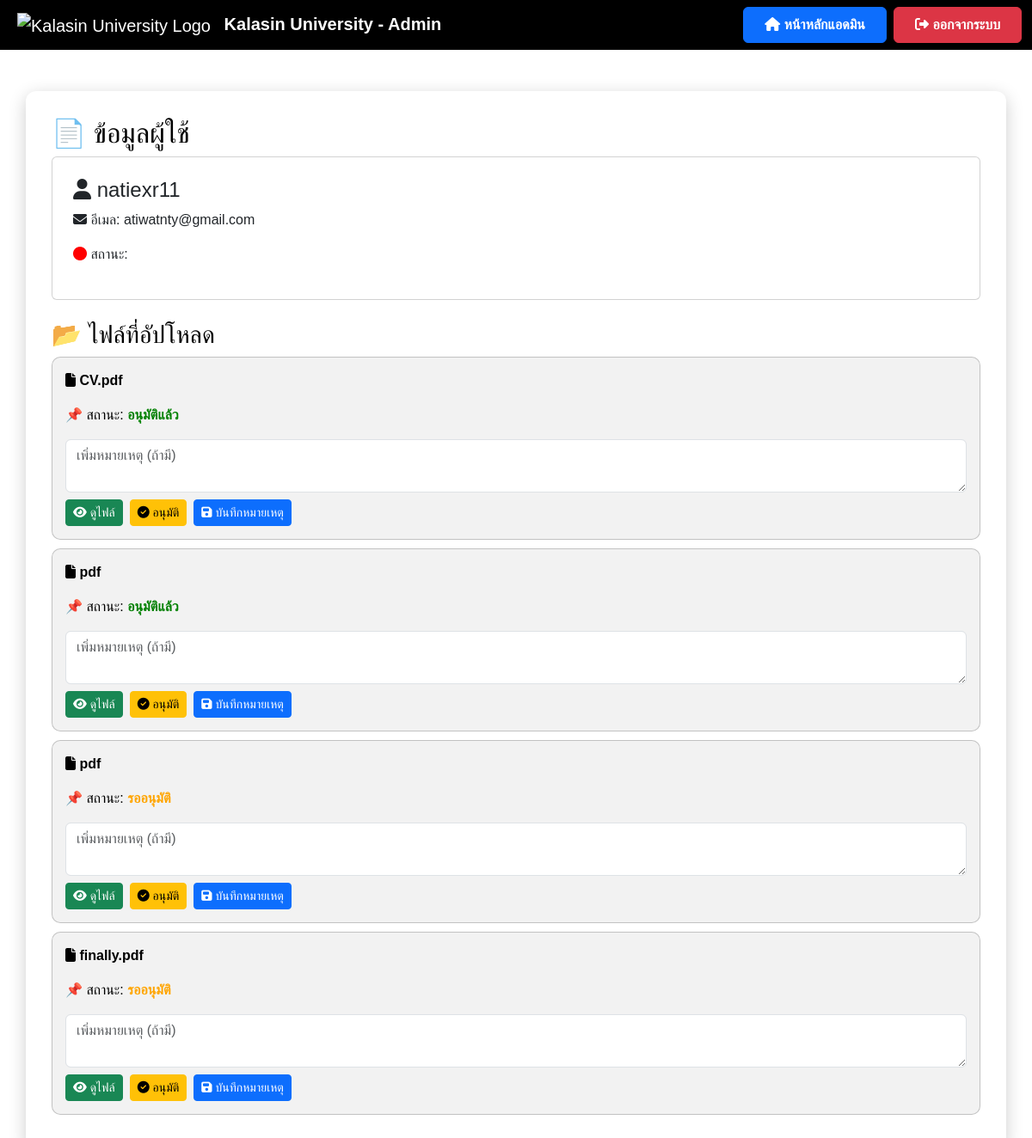
Page /view_user/1 on the committed database.
### app.py (models this page shows)
class User(db.Model):
    id = db.Column(db.Integer, primary_key=True)
    username = db.Column(db.String(100), unique=True, nullable=False)
    email = db.Column(db.String(150), unique=True, nullable=False)  # ✅ เพิ่ม email
    password = db.Column(db.String(200), nullable=False)
    role = db.Column(db.String(10), nullable=False, default='user')
    files = db.relationship('File', backref='user', lazy=True)

class File(db.Model):
    id = db.Column(db.Integer, primary_key=True)
    filename = db.Column(db.String(200), nullable=False)
    file_path = db.Column(db.String(500), nullable=False)
    user_id = db.Column(db.Integer, db.ForeignKey('user.id'), nullable=False)
    status = db.Column(db.String(50), default="รออนุมัติ")  # ✅ เพิ่มสถานะไฟล์

### app.py (the view)
@app.route('/view_user/<int:user_id>')
def view_user(user_id):
    user = User.query.get(user_id)
    if not user:
        flash("ไม่พบข้อมูลผู้ใช้", "danger")
        return redirect(url_for('manage_users'))  # ถ้าหาไม่เจอให้กลับไปหน้า manage_users
    files = File.query.filter_by(user_id=user.id).all()
    return render_template('view_user.html', user=user, files=files)

### templates/view_user.html (shortened to what this page needs)
<!DOCTYPE html>
<html lang="th">
<head>
    <link href="https://cdn.jsdelivr.net/npm/bootstrap@5.3.3/dist/css/bootstrap.min.css" rel="stylesheet">
    <link rel="stylesheet" href="https://cdnjs.cloudflare.com/ajax/libs/font-awesome/6.4.2/css/all.min.css">
</head>
<body>
    <nav class="navbar navbar-expand-lg navbar-dark">
        <div class="container-fluid">
            <a class="navbar-brand ms-2" href="{{ url_for('admin_dashboard') }}">
                <img src="https://upload.wikimedia.org/wikipedia/th/4/4e/Kalasin_University_Seal.svg"
                     alt="Kalasin University Logo" style="height: 50px; margin-right: 10px;">
                <strong>Kalasin University - Admin</strong>
            </a>
            <div class="ms-auto d-flex">
                <a href="{{ url_for('admin_dashboard') }}" class="btn btn-primary fw-bold px-4 py-2 me-2">
                    <i class="fas fa-home"></i> หน้าหลักแอดมิน
                </a>
                <a href="{{ url_for('logout') }}" class="btn btn-danger fw-bold px-4 py-2">
                    <i class="fas fa-sign-out-alt"></i> ออกจากระบบ
                </a>
            </div>
        </div>
    </nav>
    <div class="container container-custom mt-5">
        <h2>📄 ข้อมูลผู้ใช้</h2>
        <div class="card p-4">
            <h4><i class="fas fa-user"></i> {{ user.username }}</h4>
            <p><i class="fas fa-envelope"></i> อีเมล: {{ user.email }}</p>
            <p><i class="fas fa-circle" style="color: {% if user.status == 'active' %}green{% else %}red{% endif %};"></i> สถานะ: {{ user.status }}</p>
        </div>
        <h3 class="mt-4">📂 ไฟล์ที่อัปโหลด</h3>
        {% if files %}
        {% for file in files %}
        <div class="file-card">
            <p><i class="fas fa-file"></i> <strong>{{ file.filename }}</strong></p>
            <p>📌 สถานะ:
                <span class="{% if file.status == 'อนุมัติแล้ว' %}status-approved{% else %}status-pending{% endif %}">
                    {{ file.status }}
                </span>
            </p>
            <textarea class="form-control mt-2" id="comment-{{ file.id }}" placeholder="เพิ่มหมายเหตุ (ถ้ามี)">{{ file.comment if file.comment else '' }}</textarea>
            <div class="d-flex mt-2">
                <a href="{{ url_for('uploaded_file', filename=file.filename) }}" class="btn btn-success btn-sm me-2" target="_blank">
                    <i class="fas fa-eye"></i> ดูไฟล์
                </a>
                <button class="btn btn-warning btn-sm me-2" onclick="approveFile({{ file.id }})" id="approve-btn-{{ file.id }}">
                    <i class="fas fa-check-circle"></i> อนุมัติ
                </button>
                <button class="btn btn-primary btn-sm" onclick="saveComment({{ file.id }})">
                    <i class="fas fa-save"></i> บันทึกหมายเหตุ
                </button>
            </div>
        </div>
        {% endfor %}
    {% else %}
        <p class="text-muted">⛔ ผู้ใช้นี้ยังไม่มีการอัปโหลดไฟล์</p>
    {% endif %}
    </div>
</body>
</html>

### templates/view_user.html (style rules this page uses)
body { font-family: 'Poppins', sans-serif; background: white; color: black; }
.navbar { background: #000000; backdrop-filter: blur(10px); }
.container-custom { background: #ffffff; border-radius: 12px; padding: 30px; box-shadow: 0 5px 20px rgba(0, 0, 0, 0.2); margin-top: 20px; }
.file-card { background: rgba(0, 0, 0, 0.05); border-radius: 10px; padding: 15px; margin-bottom: 10px; border: 1px solid rgba(0, 0, 0, 0.2); transition: 0.3s; }
.status-approved { color: green; font-weight: bold; }
.status-pending { color: orange; font-weight: bold; }

### rows in the picture
User: username "natiexr11", email "atiwatnty@gmail.com"
File: filename "CV.pdf", status "อนุมัติแล้ว", id "เพิ่มหมายเหตุ (ถ้ามี)"
File: filename "pdf", status "อนุมัติแล้ว", id "เพิ่มหมายเหตุ (ถ้ามี)"
File: filename "pdf", status "รออนุมัติ", id "เพิ่มหมายเหตุ (ถ้ามี)"
File: filename "finally.pdf", status "รออนุมัติ", id "เพิ่มหมายเหตุ (ถ้ามี)"
